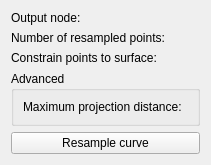
    <widget class="ctkCollapsibleButton" name="resampleCurveCollapsibleButton" native="true">
     <property name="toolTip">
      <string>Resample a curve and optionally constrain the points to a node</string>
     </property>
     <property name="text" stdset="0">
      <string>Resample</string>
     </property>
     <property name="collapsed" stdset="0">
      <bool>true</bool>
     </property>
     <layout class="QGridLayout" name="gridLayout1">
      <item row="0" column="0">
       <widget class="QLabel" name="resampleCurveOutputNodeLabel">
        <property name="text">
         <string>Output node: </string>
        </property>
       </widget>
      </item>
      <item row="2" column="0">
       <widget class="QLabel" name="resampleCurveConstraintNodeLabel">
        <property name="toolTip">
         <string>Optionally select a node to constrain placement of resampled curve points. </string>
        </property>
        <property name="text">
         <string>Constrain points to surface: </string>
        </property>
       </widget>
      </item>
      <item row="0" column="1">
       <widget class="qMRMLNodeComboBox" name="resampleCurveOutputNodeSelector" native="true">
        <property name="toolTip">
         <string>Select a node to store the resampled curve </string>
        </property>
        <property name="nodeTypes" stdset="0">
         <stringlist>
          <string>vtkMRMLMarkupsCurveNode</string>
         </stringlist>
        </property>
        <property name="noneEnabled" stdset="0">
         <bool>true</bool>
        </property>
        <property name="addEnabled" stdset="0">
         <bool>true</bool>
        </property>
        <property name="removeEnabled" stdset="0">
         <bool>true</bool>
        </property>
        <property name="renameEnabled" stdset="0">
         <bool>true</bool>
        </property>
        <property name="selectNodeUponCreation" stdset="0">
         <bool>true</bool>
        </property>
        <property name="noneDisplay" stdset="0">
         <string>(Overwrite current node)</string>
        </property>
       </widget>
      </item>
      <item row="2" column="1">
       <widget class="qMRMLNodeComboBox" name="resampleCurveConstraintNodeSelector" native="true">
        <property name="toolTip">
         <string>Fiducials will be constrained to the surface if a node is selected</string>
        </property>
        <property name="nodeTypes" stdset="0">
         <stringlist>
          <string>vtkMRMLModelNode</string>
         </stringlist>
        </property>
        <property name="noneEnabled" stdset="0">
         <bool>true</bool>
        </property>
        <property name="addEnabled" stdset="0">
         <bool>false</bool>
        </property>
        <property name="removeEnabled" stdset="0">
         <bool>false</bool>
        </property>
       </widget>
      </item>
      <item row="4" column="0" colspan="3">
       <widget class="ctkCollapsibleGroupBox" name="AdvancedOptionCollapsibleGroupBox">
        <property name="title">
         <string>Advanced</string>
        </property>
        <property name="checked">
         <bool>false</bool>
        </property>
        <property name="collapsed" stdset="0">
         <bool>true</bool>
        </property>
        <property name="collapsedHeight" stdset="0">
         <number>7</number>
        </property>
        <layout class="QGridLayout" name="gridLayout2">
         <item row="0" column="0">
          <widget class="QLabel" name="resampleCurveMaxSearchRadiusLabel">
           <property name="text">
            <string>Maximum projection distance:</string>
           </property>
          </widget>
         </item>
         <item row="0" column="1">
          <widget class="ctkSliderWidget" name="resampleCurveMaxSearchRadiusSliderWidget" native="true">
           <property name="toolTip">
            <string>Select the maximum projection distance as percentage of bounding box size.</string>
           </property>
           <property name="singleStep" stdset="0">
            <double>0.100000000000000</double>
           </property>
           <property name="minimum" stdset="0">
            <double>0.000000000000000</double>
           </property>
           <property name="maximum" stdset="0">
            <double>100.000000000000000</double>
           </property>
           <property name="value" stdset="0">
            <double>25.000000000000000</double>
           </property>
           <property name="suffix" stdset="0">
            <string> %</string>
           </property>
          </widget>
         </item>
        </layout>
       </widget>
      </item>
      <item row="5" column="0" colspan="3">
       <widget class="QPushButton" name="resampleCurveButton">
        <property name="toolTip">
         <string>Resamples the active curve with the number of fiducials spcified. Can be constrained to a node surface.</string>
        </property>
        <property name="text">
         <string>Resample curve</string>
        </property>
       </widget>
      </item>
      <item row="1" column="0">
       <widget class="QLabel" name="resampleCurveNumerOfOutputPointsLabel">
        <property name="toolTip">
         <string>Select the number of points on the resampled curve. </string>
        </property>
        <property name="text">
         <string>Number of resampled points: </string>
        </property>
       </widget>
      </item>
      <item row="1" column="1">
       <widget class="ctkDoubleSpinBox" name="resampleCurveNumerOfOutputPointsSpinBox" native="true">
        <property name="focusPolicy">
         <enum>Qt::TabFocus</enum>
        </property>
        <property name="toolTip">
         <string>The active curve will be resamples with the number of points specified.</string>
        </property>
        <property name="decimals" stdset="0">
         <number>0</number>
        </property>
        <property name="minimum" stdset="0">
         <double>0.000000000000000</double>
        </property>
        <property name="maximum" stdset="0">
         <double>1000000.000000000000000</double>
        </property>
        <property name="singleStep" stdset="0">
         <double>1.000000000000000</double>
        </property>
        <property name="value" stdset="0">
         <double>20.000000000000000</double>
        </property>
       </widget>
      </item>
     </layout>
    </widget>
